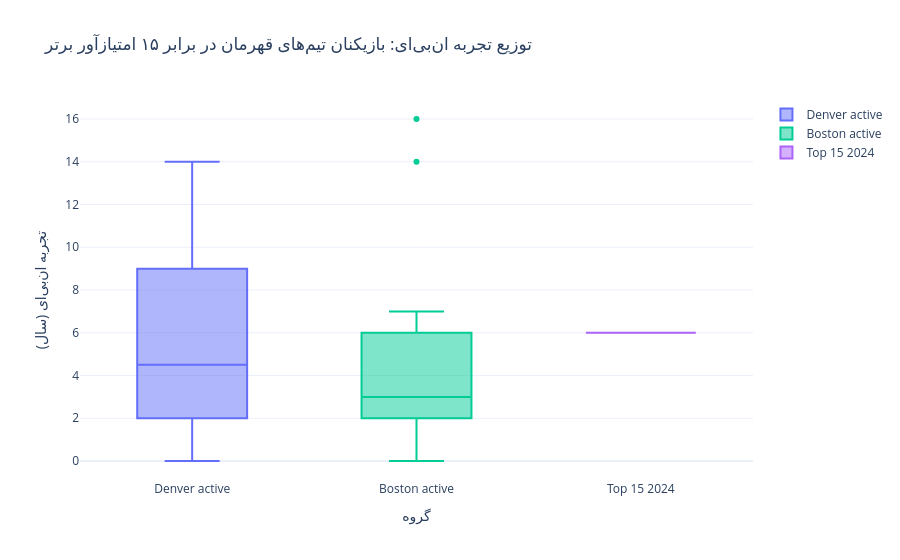

This figure's notebook cell:
### Code cell
import plotly.graph_objects as go

labels = ["Denver active", "Top 15 2023", "Boston active", "Top 15 2024"]
exp_data = [
    pd.to_numeric(champ_df[champ_df["Season"].eq(2023)]["Exp_Numeric"], errors="coerce").dropna(),
    pd.to_numeric(top15_df[top15_df["Season"].eq(2023)]["Experience_Years"], errors="coerce").dropna(),
    pd.to_numeric(champ_df[champ_df["Season"].eq(2024)]["Exp_Numeric"], errors="coerce").dropna(),
    pd.to_numeric(top15_df[top15_df["Season"].eq(2024)]["Experience_Years"], errors="coerce").dropna()
]

fig_exp = go.Figure()
for label, values in zip(labels, exp_data):
    fig_exp.add_trace(go.Box(y=values, name=label, boxpoints="outliers"))
fig_exp.update_layout(
    title="توزیع تجربه انبیای: بازیکنان تیمهای قهرمان در برابر ۱۵ امتیازآور برتر",
    yaxis_title="تجربه انبیای (سال)", xaxis_title="گروه", template="plotly_white"
)
fig_exp.show()

### Figure 1 — Plotly figure (JSON) as saved in the notebook; plotly's stock layout.template omitted (floating-point values rounded to 4 significant figures)
{"data": [{"boxpoints": "outliers", "name": "Denver active", "type": "box", "y": [0, 4, 5, 9, 3, 8, 14, 1, 11, 7, 14, 5, 2, 3, 3, 12, 0, 0]}, {"boxpoints": "outliers", "name": "Top 15 2023", "type": "box", "y": []}, {"boxpoints": "outliers", "name": "Boston active", "type": "box", "y": [2, 4, 7, 1, 2, 14, 16, 6, 5, 0, 7, 3, 2, 2, 3, 6, 3, 0, 6]}, {"boxpoints": "outliers", "name": "Top 15 2024", "type": "box", "y": [6.0]}], "layout": {"title": {"text": "توزیع تجربه انبیای: بازیکنان تیمهای قهرمان در برابر ۱۵ امتیازآور برتر"}, "xaxis": {"title": {"text": "گروه"}}, "yaxis": {"title": {"text": "تجربه انبیای (سال)"}}}}
